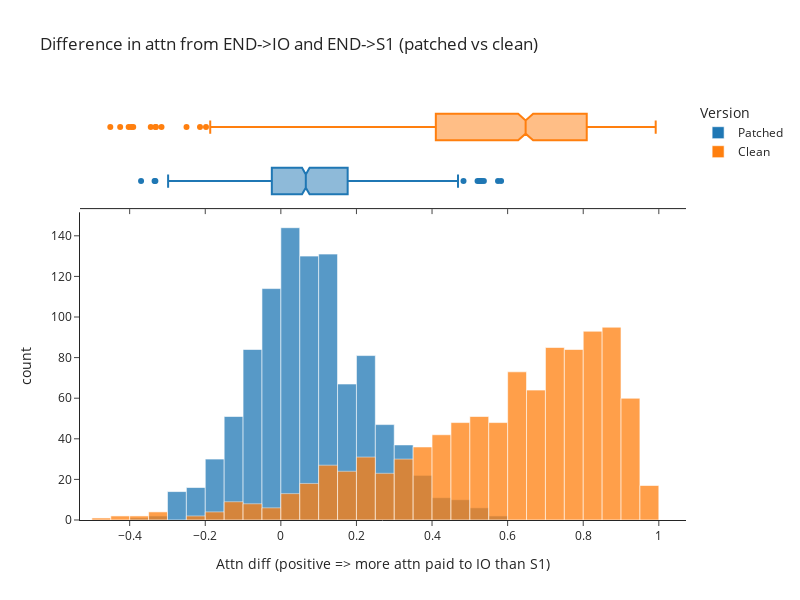

This figure's notebook cell:
### Markdown cell above
Alternate measure - rather than looking at decrease in attn to "IO" (and showing it decreases), I'm going to look at difference in attention to "IO" vs attention to "S" (and show that it's much larger for clean than for patched).

Importantly, **this result shows that the average attn paid to IO is very close to attn paid to S1** for the patched run. So the neg name mover head 10.7 paying attention to the IO token is **fully explained by Q-composition from name mover heads**.

### Code cell
NEG_NMH = (10, 7)
NAME_MOVER_HEADS = [(9, 6), (9, 9), (10, 10)]


def get_io_vs_s_attn_for_nmh(
    patched_cache: ActivationCache,
    ioi_dataset: IOIDataset,
    ioi_cache: ActivationCache,
    neg_nmh = NEG_NMH,
) -> Float[Tensor, "batch"]:
    layer, head = neg_nmh
    attn_pattern_patched = patched_cache["pattern", layer][:, head]
    attn_pattern_clean = ioi_cache["pattern", layer][:, head]
    # both are (batch, seq_Q, seq_K), and I want all the "end -> IO" attention probs

    N = ioi_dataset.toks.size(0)
    io_seq_pos = ioi_dataset.word_idx["IO"]
    s1_seq_pos = ioi_dataset.word_idx["S1"]
    end_seq_pos = ioi_dataset.word_idx["end"]
    
    return (
        attn_pattern_patched[range(N), end_seq_pos, io_seq_pos] - attn_pattern_patched[range(N), end_seq_pos, s1_seq_pos], 
        attn_pattern_clean[range(N), end_seq_pos, io_seq_pos] - attn_pattern_clean[range(N), end_seq_pos, s1_seq_pos], 
    )


results_patched = []
results_clean = []

for seed in tqdm(range(50)):

    ioi_dataset, abc_dataset, ioi_cache, abc_cache, ioi_metric = generate_data_and_caches(20, seed=seed)

    result_patched, result_clean = path_patch(
        model,
        orig_input=ioi_dataset.toks,
        new_input=abc_dataset.toks,
        sender_components=[Component("z", layer, head=head) for layer, head in NAME_MOVER_HEADS], # Output of all name mover heads
        receiver_components=Component("q", NEG_NMH[0], head=NEG_NMH[1]), # To query input of negative name mover head
        patching_metric=functools.partial(get_io_vs_s_attn_for_nmh, ioi_dataset=ioi_dataset, ioi_cache=ioi_cache),
        apply_metric_to_cache=True,
    )
    results_patched.extend(result_patched.tolist())
    results_clean.extend(result_clean.tolist())

    t.cuda.empty_cache()


hist(
    [results_patched, results_clean],
    labels={"variable": "Version", "value": "Attn diff (positive => more attn paid to IO than S1)"},
    title="Difference in attn from END->IO and END->S1 (patched vs clean)",
    names=["Patched", "Clean"],
    width=800, 
    height=600,
    opacity=0.75,
    marginal="box",
    template="simple_white"
)

### Figure 1 — Plotly figure (JSON) as saved in the notebook; plotly's stock layout.template omitted (floating-point values rounded to 4 significant figures; data arrays with more than 128 entries replaced by an {"elided": "..."} marker saying what was removed)
{"data": [{"alignmentgroup": "True", "bingroup": "x", "hovertemplate": "Version=wide_variable_0<br>Attn diff (positive => more attn paid to IO than S1)=%{x}<br>count=%{y}<extra></extra>", "legendgroup": "wide_variable_0", "marker": {"color": "#1F77B4", "opacity": 0.75, "pattern": {"shape": ""}}, "name": "Patched", "offsetgroup": "wide_variable_0", "orientation": "v", "showlegend": true, "type": "histogram", "x": {"elided": "1000 float values"}, "xaxis": "x", "yaxis": "y"}, {"alignmentgroup": "True", "hovertemplate": "Version=wide_variable_0<br>Attn diff (positive => more attn paid to IO than S1)=%{x}<extra></extra>", "legendgroup": "wide_variable_0", "marker": {"color": "#1F77B4"}, "name": "Patched", "notched": true, "offsetgroup": "wide_variable_0", "showlegend": false, "type": "box", "x": {"elided": "1000 float values"}, "xaxis": "x2", "yaxis": "y2"}, {"alignmentgroup": "True", "bingroup": "x", "hovertemplate": "Version=wide_variable_1<br>Attn diff (positive => more attn paid to IO than S1)=%{x}<br>count=%{y}<extra></extra>", "legendgroup": "wide_variable_1", "marker": {"color": "#FF7F0E", "opacity": 0.75, "pattern": {"shape": ""}}, "name": "Clean", "offsetgroup": "wide_variable_1", "orientation": "v", "showlegend": true, "type": "histogram", "x": {"elided": "1000 float values"}, "xaxis": "x", "yaxis": "y"}, {"alignmentgroup": "True", "hovertemplate": "Version=wide_variable_1<br>Attn diff (positive => more attn paid to IO than S1)=%{x}<extra></extra>", "legendgroup": "wide_variable_1", "marker": {"color": "#FF7F0E"}, "name": "Clean", "notched": true, "offsetgroup": "wide_variable_1", "showlegend": false, "type": "box", "x": {"elided": "1000 float values"}, "xaxis": "x2", "yaxis": "y2"}], "layout": {"bargap": 0, "barmode": "overlay", "height": 600, "legend": {"title": {"text": "Version"}, "tracegroupgap": 0}, "title": {"text": "Difference in attn from END->IO and END->S1 (patched vs clean)"}, "width": 800, "xaxis": {"anchor": "y", "domain": [0, 1], "title": {"text": "Attn diff (positive => more attn paid to IO than S1)"}}, "xaxis2": {"anchor": "y2", "domain": [0, 1], "matches": "x", "showticklabels": false}, "yaxis": {"anchor": "x", "domain": [0, 0.7326], "title": {"text": "count"}}, "yaxis2": {"anchor": "x2", "domain": [0.7426, 1], "matches": "y2", "showline": false, "showticklabels": false, "ticks": ""}}}
